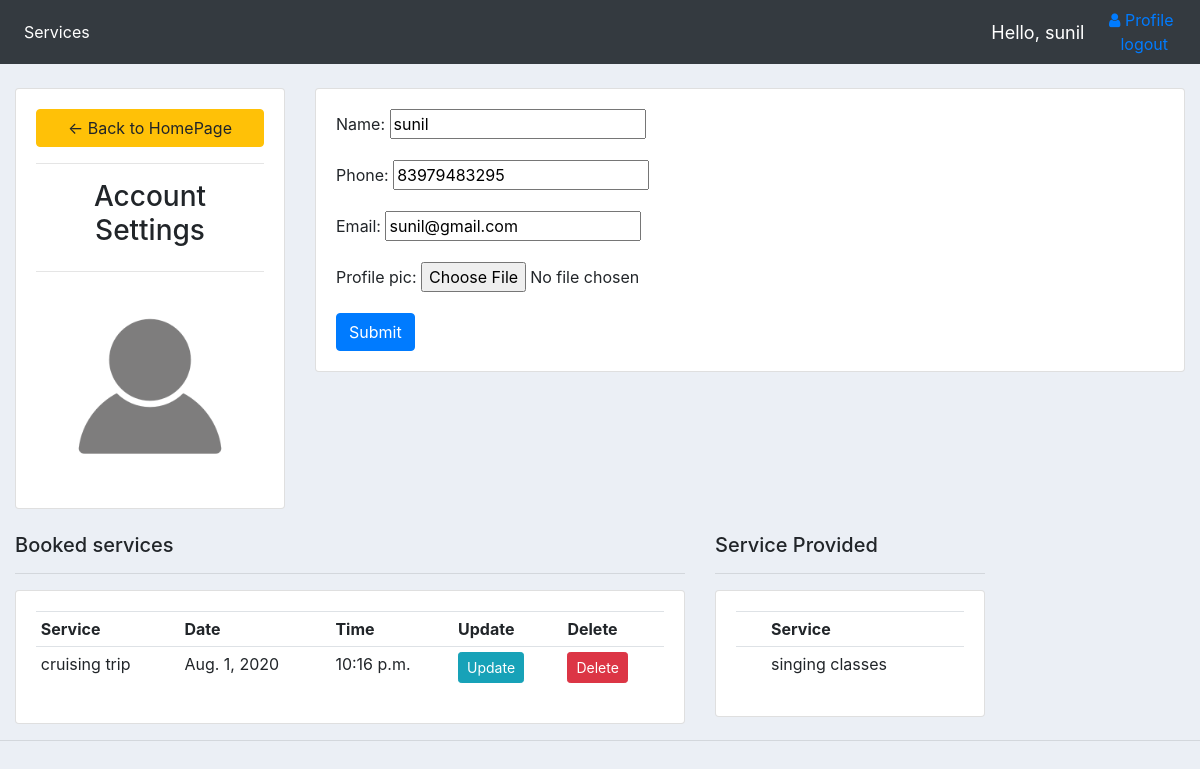
The app's page /user-profile/ (signed in) with its own data.
### bookingApp/models.py (models this page shows, shortened)
class Customer(models.Model):
	user = models.OneToOneField(User, on_delete=models.CASCADE, null=True, blank=True)
	name = models.CharField(max_length=200, null=True)
	phone = models.CharField(max_length=200, null=True, blank=True)
	email = models.CharField(max_length=200, null=True, blank=True)
	profile_pic = models.ImageField(default = "default_img.jpg", null=True, blank=True)

class Booking(models.Model):
	service = models.ForeignKey(Service,  null=True, on_delete = models.SET_NULL)
	date=models.DateField(default=date.today, auto_now=False, auto_now_add=False)
	time=models.TimeField(default=timezone.now, auto_now=False, auto_now_add=False)
	buyer = models.ForeignKey(Customer, null=True, on_delete = models.CASCADE)
	class Meta:
		unique_together = ('service', 'date', 'time',)

class Service(models.Model):
	name = models.CharField(max_length = 200, null = True)
	description = models.CharField(max_length = 200, null = True)
	price = models.FloatField(null = True)
	seller = models.ForeignKey(Customer, null=True, on_delete = models.CASCADE)
	def __str__(self):
		return self.name

### bookingApp/decorators.py (the view)
		def wrapper_func(request, *args, **kwargs):
			group = None
			if request.user.groups.exists():
				group = request.user.groups.all()[0].name
			if group in allowed_roles:
				return view_func(request, *args, **kwargs)
			else:
				return HttpResponse('You are not authorized to view this page')

### bookingApp/forms.py
class CustomerForm(ModelForm):
	class Meta:
		model = Customer
		fields = '__all__'
		exclude = ['user']
		widgets = {
            'profile_pic': FileInput(),
        }

### bookingApp/views.py (called while the page is built)
@login_required(login_url='login')
@allowed_users(allowed_roles=['customer'])
def userProfile(request):
	img = request.user.customer.profile_pic.url
	customer = request.user.customer
	services = Service.objects.filter(seller=customer)
	bookings = Booking.objects.filter(buyer=customer)
	form = CustomerForm(instance=customer)
	if request.method == 'POST':
		form = CustomerForm(request.POST, request.FILES,instance=customer)
		if form.is_valid():
			form.save()
			return redirect('user-profile')
	context = {'form':form, 'img':img , 'services':services , 'bookings' : bookings}
	return render(request, 'template/user.html',context)

### bookingApp/templates/template/user.html (shortened to what this page needs)
{%  extends 'template/main.html' %}
{% load static %}
{% block content %}
<br>
<div class="row">
	<div class="col-md-3">
		<div class="card card-body">
			<a class="btn btn-warning" href="{% url 'services' %}"> &#8592; Back to HomePage</a>
			<hr>
			<h3 style="text-align: center">Account Settings</h3>
			<hr>
			<img class="profile-pic" src= "{{img}}"alt="my image">
		</div>
	</div>
	<div class="col-md-9">
		<div class="card card-body">
			<form method="POST" action="" enctype="multipart/form-data">
				{{form.as_p}}
			<input class="btn btn-primary" type="submit" name="Update Information">
			</form>
		</div>
	</div>
</div>
<br>
<div class="row">
	<div class="col-md-7">
		<h5>Booked services</h5>
		<hr>
		<div class="card card-body">
			<table class="table table-sm">
				<tr>
					<th>Service</th>
					<th>Date</th>
					<th>Time</th>
					<th>Update</th>
					<th>Delete</th>
				</tr>
				{% for booking in bookings%}
				<tr>
					<td>{{booking.service}}</td>
					<td>{{booking.date}}</td>
					<td>{{booking.time}}</td>
					<td><a class="btn btn-info btn-sm" href="{% url 'update-booking' booking.id %}">Update</a></td>
					<td><a class="btn btn-danger btn-sm" href="{% url 'delete-booking' booking.id %}">Delete</a></td>
				</tr>
				{% endfor %}
			</table>
		</div>
	</div>
	<div class="col-md-3">
		<h5>Service Provided</h5>
		<hr>
		<div class="card card-body">
			<table class="table table-sm">
				<tr>
					<th></th>
					<th></th>
					<th>Service</th>
				</tr>
				{% for service in services  %}
				<tr>
					<td></td>
					<td></td>
					<td>{{service.name}}</td>
				</tr>
				{% endfor %}
			</table>
		</div>
	</div>
</div>
{% endblock %}

### bookingApp/templates/template/navbar.html (shortened to what this page needs)
{% load static %}
<nav class="navbar navbar-expand-lg navbar-dark bg-dark">
  <div class="collapse navbar-collapse" id="navbarNav">
    <ul class="navbar-nav">
      <li class="nav-item active">
        <a class="nav-link" href="{% url 'services' %}">Services</a>
      </li>
    </ul>
  </div>
  {% if request.user.id%}
    <span class = "hello-msg">Hello, {{request.user}}</span>
    <span><a href="{% url 'user-profile'%}"><i class="fa fa-fw fa-user" ></i>Profile</a><span>
    <div class='mx-3'><a href="{% url 'logout'%}">logout</a></div>
  {% else %}
      <span><a href="{% url 'login'%}"><i class="fa fa-fw fa-user" ></i>Login</a></span>
  {% endif %}
</nav>

### static/css/main.css (style rules this page uses)
body { background-color: #ebeff5; }

### bookingApp/templates/template/navbar.html (style rules this page uses)
.hello-msg { font-size: 18px; color: #fff; margin-right: 20px; }

### bookingApp/templates/template/user.html (style rules this page uses)
.profile-pic { max-width: 200px; max-height:200px; margin: 0 auto; border-radius: 50%; }

### records on screen
Customer: name "sunil", phone "83979483295", email "sunil@gmail.com"
Booking: service "cruising trip", date "Aug. 1, 2020", time "10:16 p.m."
Service: name "singing classes"

### other values on screen
{{ request.user }} "sunil"
